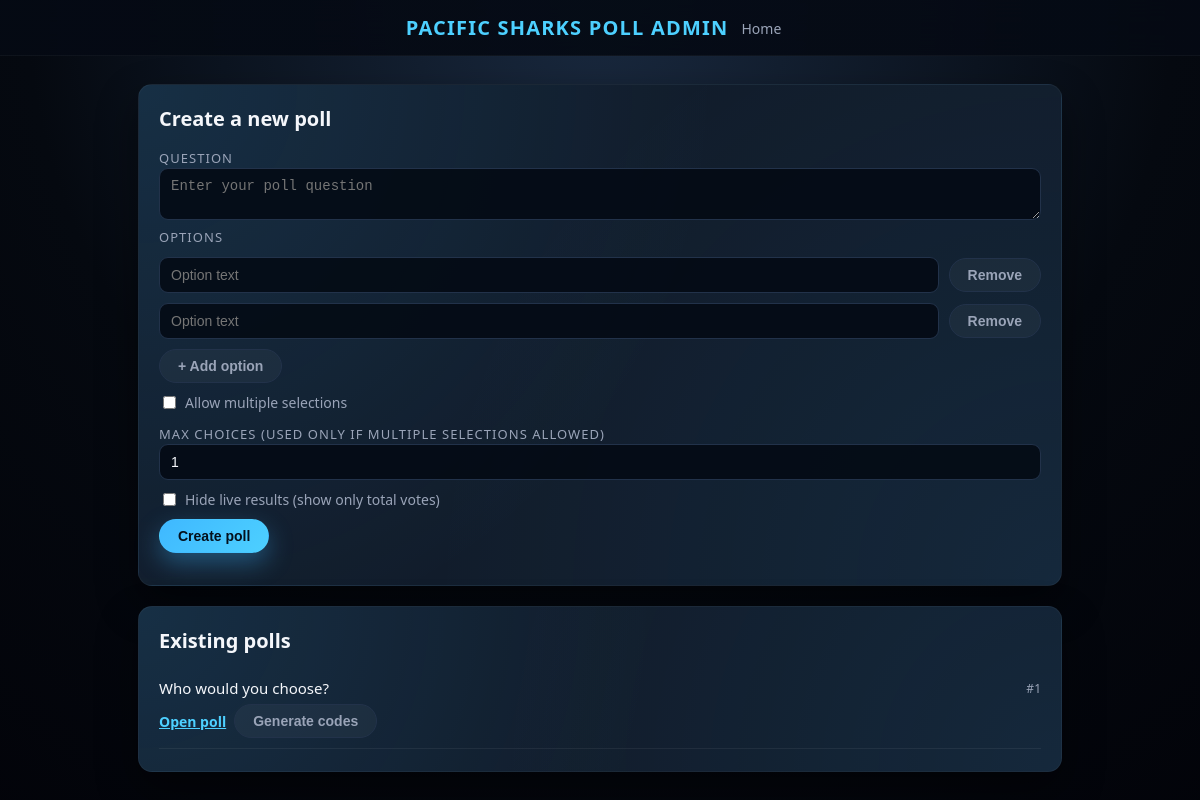
/admin, run on an earlier commit of the app's database.
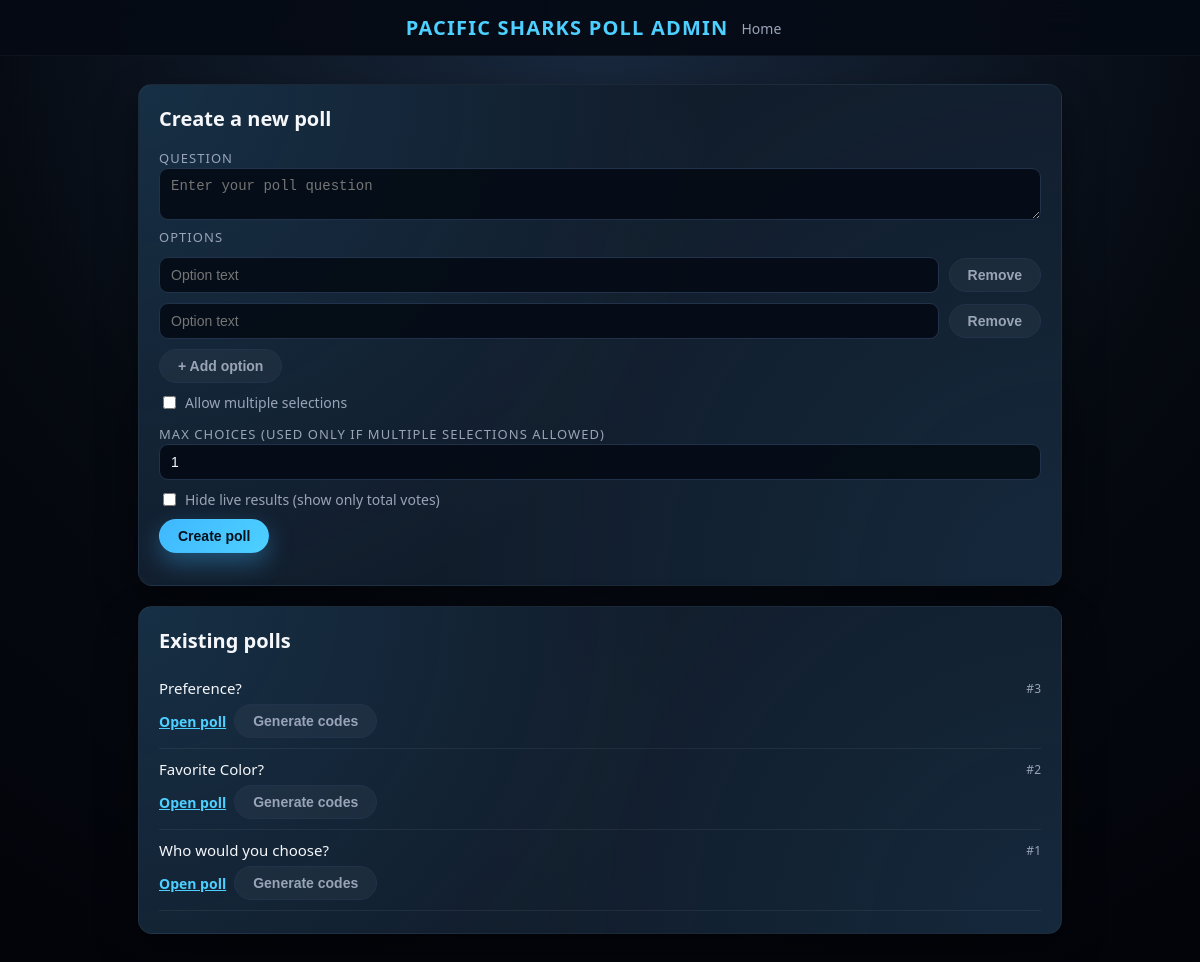
And on a later commit of the database.
### tables this page shows
CREATE TABLE polls (
    id INTEGER PRIMARY KEY AUTOINCREMENT,
    question TEXT NOT NULL,
    multiple_allowed INTEGER NOT NULL DEFAULT 0,
    max_choices INTEGER DEFAULT NULL,
    hide_results INTEGER NOT NULL DEFAULT 0
);

### backend/app.py (the view)
@app.route("/admin")
def admin():
    db = get_db()
    polls = db.execute("SELECT id, question FROM polls ORDER BY id DESC").fetchall()
    return render_template("admin.html", polls=polls)

### backend/app.py (called while the page is built)
def get_db():
    if "db" not in g:
        g.db = sqlite3.connect(DB_PATH)
        g.db.row_factory = sqlite3.Row
    return g.db

### frontend/templates/admin.html (shortened to what this page needs)
<!doctype html>
<html lang="en">
  <head>
    <link
      rel="stylesheet"
      href="{{ url_for('static', filename='style.css') }}"
    />
  </head>
  <body class="page">
    <header class="top-bar">
      <div class="top-bar-left">
        <div class="brand">Pacific Sharks Poll Admin</div>
      </div>
      <div class="top-bar-right">
        <a href="{{ url_for('home') }}" class="top-link">Home</a>
      </div>
    </header>
    <main class="content">
      <section class="card">
        <h1 class="card-title">Create a new poll</h1>
        <label class="field-label" for="question">Question</label>
        <textarea
          id="question"
          rows="2"
          class="field-input"
          placeholder="Enter your poll question"
        ></textarea>
        <label class="field-label">Options</label>
        <div id="options-container"></div>
        <button id="add-option" class="btn btn-secondary" type="button">
          + Add option
        </button>
        <div class="field-row">
          <label class="checkbox-label">
            <input type="checkbox" id="multiple_allowed" />
            Allow multiple selections
          </label>
        </div>
        <label class="field-label" for="max_choices">
          Max choices (used only if multiple selections allowed)
        </label>
        <input
          type="number"
          id="max_choices"
          min="1"
          value="1"
          class="field-input"
        />
        <div class="field-row">
          <label class="checkbox-label">
            <input type="checkbox" id="hide_results" />
            Hide live results (show only total votes)
          </label>
        </div>
        <button id="create-poll" class="btn btn-primary" type="button">
          Create poll
        </button>
      </section>
      <section class="card">
        <h2 class="card-title">Existing polls</h2>
        {% if polls %}
        <ul class="poll-list">
          {% for p in polls %}
          <li class="poll-list-item">
            <div class="poll-list-main">
              <span class="poll-question">{{ p.question }}</span>
              <span class="poll-id">#{{ p.id }}</span>
            </div>
            <div class="poll-list-actions">
              <a
                href="{{ url_for('poll_view', poll_id=p.id) }}"
                class="btn btn-link"
                target="_blank"
              >
                Open poll
              </a>
              <button
                class="btn btn-secondary btn-generate-codes"
                data-poll-id="{{ p.id }}"
                data-poll-question="{{ p.question }}"
              >
                Generate codes
              </button>
            </div>
          </li>
          {% endfor %}
        </ul>
        {% else %}
        <p class="muted">No polls yet. Create one above.</p>
        {% endif %}
      </section>
    </main>
  </body>
</html>

### frontend/static/style.css (style rules this page uses)
:root { --bg: #0b1724; --bg-card: #111c2b; --bg-card-soft: #152235; --accent: #3fb8ff; --accent-soft: rgba(63, 184, 255, 0.15); --accent-strong: #4dd0ff; --text: #f5f7fb; --text-muted: #9aa4b8; --border-soft: #22324a; --danger: #ff6b81; --success: #4caf50; --shadow-soft: 0 18px 40px rgba(0, 0, 0, 0.45); --radius-card: 14px; --radius-pill: 999px; --transition-fast: 0.18s ease-out; }
* { box-sizing: border-box; }
body.page { margin: 0; font-family: system-ui, -apple-system, BlinkMacSystemFont, "Segoe UI", sans-serif; background: radial-gradient(circle at top, #1a2a40 0, #050910 55%, #020309 100%); color: var(--text); }
.top-bar { display: flex; justify-content: center; align-items: center; padding: 14px 32px; border-bottom: 1px solid rgba(255, 255, 255, 0.04); background: linear-gradient(to right, rgba(5, 10, 20, 0.95), rgba(5, 10, 20, 0.9)); backdrop-filter: blur(16px); position: sticky; top: 0; z-index: 20; }
.brand { font-weight: 700; letter-spacing: 0.06em; text-transform: uppercase; font-size: 1.25em; color: var(--accent-strong); }
.top-link { color: var(--text-muted); text-decoration: none; font-size: 14px; padding: 6px 12px; border-radius: var(--radius-pill); border: 1px solid transparent; transition: var(--transition-fast); }
.content { max-width: 960px; margin: 28px auto 40px; padding: 0 18px 40px; display: flex; flex-direction: column; gap: 20px; }
.card { background: radial-gradient(circle at top left, rgba(63, 184, 255, 0.12), transparent 55%), radial-gradient(circle at bottom right, rgba(63, 184, 255, 0.08), transparent 60%), var(--bg-card); border-radius: var(--radius-card); padding: 20px 20px 22px; border: 1px solid rgba(255, 255, 255, 0.04); box-shadow: var(--shadow-soft); }
.card-title { margin: 0 0 14px; font-size: 20px; }
.field-label { font-size: 13px; text-transform: uppercase; letter-spacing: 0.08em; color: var(--text-muted); margin: 14px 0 6px; }
.field-input, textarea.field-input { width: 100%; padding: 9px 11px; border-radius: 9px; border: 1px solid var(--border-soft); background: rgba(4, 10, 20, 0.9); color: var(--text); font-size: 14px; outline: none; transition: var(--transition-fast); }
.field-row { display: flex; align-items: center; gap: 10px; margin: 10px 0; }
.checkbox-label { font-size: 14px; color: var(--text-muted); display: flex; align-items: center; gap: 6px; }
.btn { border-radius: var(--radius-pill); border: 1px solid transparent; padding: 8px 18px; font-size: 14px; font-weight: 600; cursor: pointer; transition: var(--transition-fast); display: inline-flex; align-items: center; justify-content: center; gap: 6px; }
.btn-primary { background: linear-gradient(135deg, var(--accent), var(--accent-strong)); color: #04101c; box-shadow: 0 10px 24px rgba(63, 184, 255, 0.35); }
.btn-secondary { background: rgba(255, 255, 255, 0.04); color: var(--text-muted); border-color: var(--border-soft); }
.btn-link { background: transparent; color: var(--accent-strong); border: none; padding: 0; font-size: 14px; cursor: pointer; }
.poll-list { list-style: none; padding: 0; margin: 0; }
.poll-list-item { padding: 10px 0; border-bottom: 1px solid rgba(255, 255, 255, 0.06); display: flex; flex-direction: column; gap: 6px; }
.poll-list-main { display: flex; justify-content: space-between; align-items: center; }
.poll-question { font-size: 15px; }
.poll-id { font-size: 12px; color: var(--text-muted); }
.poll-list-actions { display: flex; gap: 8px; }

What changed in the data, as far as the page shows it:
added polls: question "Preference?", id "3"
added polls: question "Favorite Color?", id "2"
